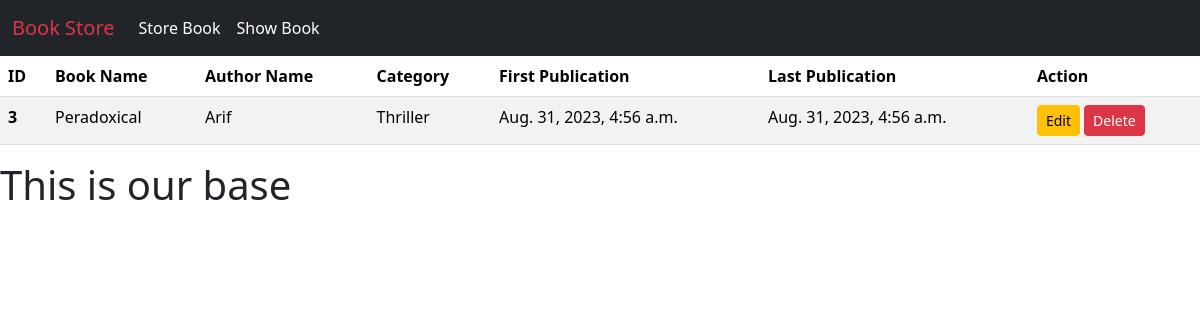
/book_details/3, run on the app's committed database.
### book/models.py (models this page shows)
class BookStoreModel(models.Model):
    CATEGORY = (
        ('Mystery', 'Mystery'),
        ('Thriller', 'Thriller'),
        ('Sci-Fi', 'Sci-Fi'),
        ('Humor', 'Humor'),
        ('Horror', 'Horror'),
    )
    id = models.IntegerField(primary_key=True)
    book_name = models.CharField(max_length=30)
    author = models.CharField(max_length=30)
    category = models.CharField(max_length=30, choices=CATEGORY)
    first_pub = models.DateTimeField(auto_now_add=True)  # first date
    last_pub = models.DateTimeField(auto_now=True)  # update date

### book/views.py (the view)
class BookDetailsView(DetailView):
    model = BookStoreModel
    template_name = 'book_details.html'
    context_object_name = 'item'
    pk_url_kwarg = 'id'

### book/templates/book_details.html
{% extends 'base.html' %}
{% block content %}
<table class="table table-striped">
    <thead>
        <tr>
            <th scope="col">ID</th>
            <th scope="col">Book Name</th>
            <th scope="col">Author Name</th>
            <th scope="col">Category</th>
            <th scope="col">First Publication</th>
            <th scope="col">Last Publication</th>
            <th scope="col">Action</th>
        </tr>
    </thead>
    <tbody>
        <tr>
            <th scope="row">{{item.id}}</th>
            <td>{{item.book_name}}</td>
            <td>{{item.author}}</td>
            <td>{{item.category}}</td>
            <td>{{item.first_pub}}</td>
            <td>{{item.last_pub}}</td>
            <td><a href="{%url 'edit_book' pk=item.id %}" class="btn btn-warning btn-sm">Edit</a> <a
                    class="btn btn-danger btn-sm" href="{%url 'delete_book' pk=item.id %}">Delete</a>
            </td>
        </tr>
    </tbody>
</table>
{% endblock %}

### data on the page
BookStoreModel: id "3", book_name "Peradoxical", author "Arif", category "Thriller", first_pub "Aug. 31, 2023, 4:56 a.m.", last_pub "Aug. 31, 2023, 4:56 a.m."
